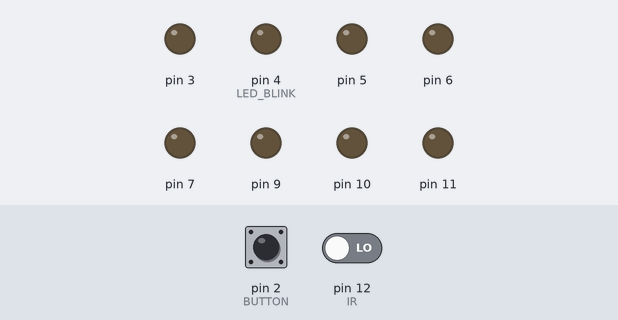
Bench run of a sketch on a simulated Arduino Uno, built with avr-gcc and run on an emulated ATmega328P. Shown: output pins drawn as LEDs (lit = HIGH). Dashed ring = blinking. The inputs (shaded band) are chosen by the test bench; at power-on: pin 12 (IR) LOW, pin 2 (BUTTON) HIGH. Random numbers use the default seed unless the sketch sets one.

Above: at 1.4 s.
1.5 s: pin 12 (IR) driven HIGH
At 4.1 s:
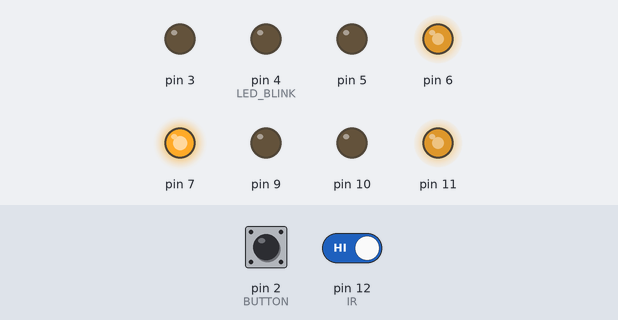
4.5 s: pin 2 (BUTTON) pulled LOW for 0.15 s
At 4.77 s:
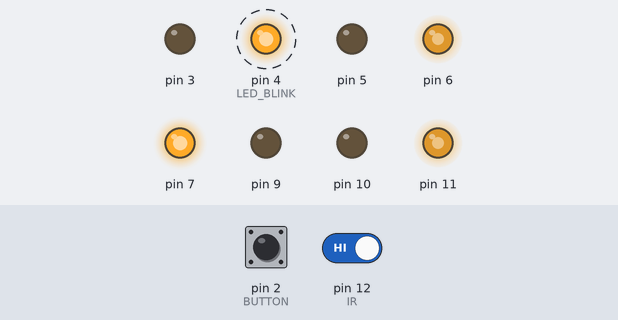
6.3 s: pin 2 (BUTTON) pulled LOW for 1 s
At 9.1 s:
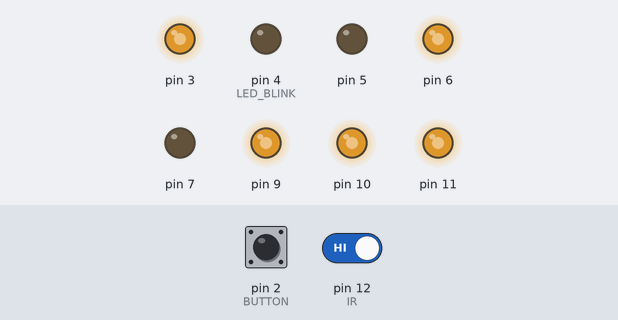
9.3 s: pin 2 (BUTTON) pulled LOW for 0.15 s
At 12.08 s:
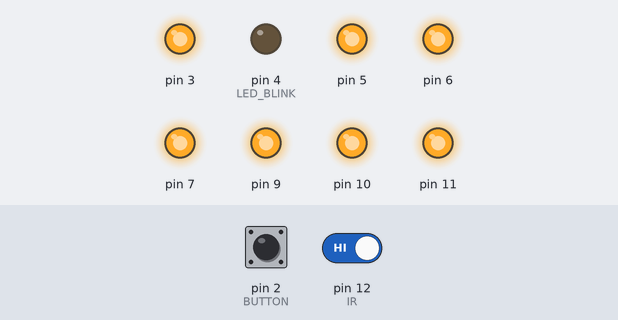
12.3 s: pin 2 (BUTTON) pulled LOW for 3.2 s
At 15.4 s:
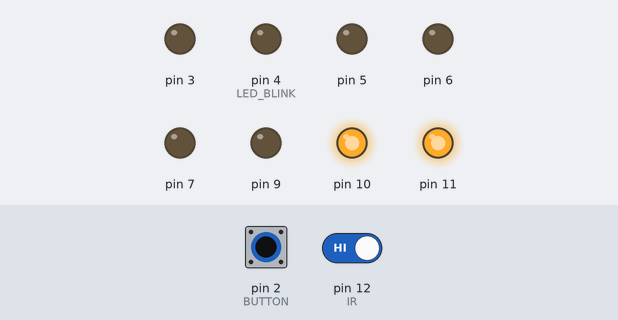
17.0 s: pin 2 (BUTTON) pulled LOW for 0.15 s
At 20.3 s:
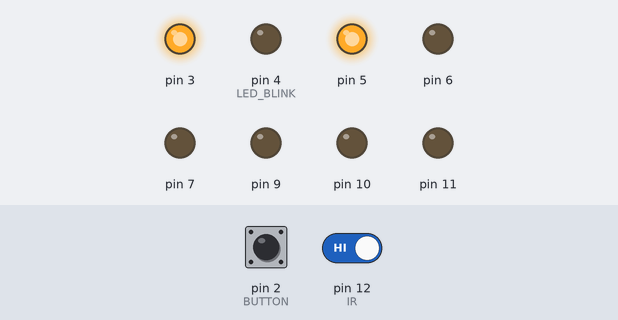
Timing chart, 0 to 21.0 s (numbered marks = the images above; inputs shaded):
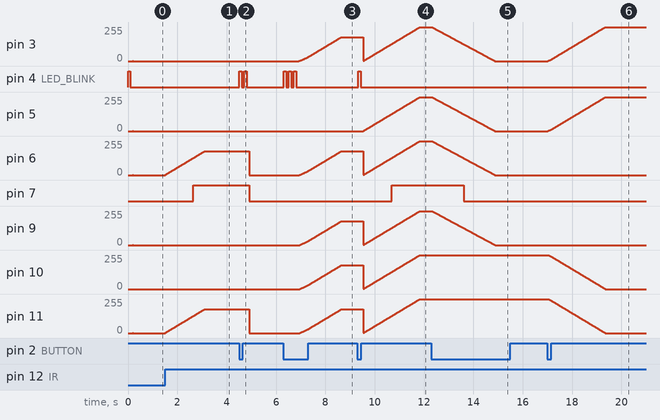

The sketch:

olin_dom.ino
```cpp
#include "OneRled.h"
#include "ArOneLed.h"
#include "OneLed.h"

/*
ÆÅËÒÛÉ ôèîëåòîâûé - êíîïêà	D2
îðààíæåâûé êîð. - íàä êíîïêîé - 4 D4
îðàíæåâûé çåëåíûé 1 ýò. õîë D3
êðàñíûé ôèîëåòîâûé 1 ýòàæ 2 D5
îðàíæåâûé ñèíèé 2 ýòàæ ìàë. êîìí. D6
æåëòûé êîðè÷íåâûé 2 ýòàæ áîëø. êîìí. 1 D7
æåëòûé ñèíèé 2 ýòàæ áîë. êîìí. 2 D9
÷åðíûé çåëåíûé è ÷åðíûé ôèîëåòîâûé êðûëüöî D10, D11
IR D12
*/
#define T_IBLINK 100
#define LED_BLINK 4

const int MAX_LED{ 7 };
const int BUTTON{ 2 };
const int IR{ 12 };

volatile bool flag;
bool stsLedTest{ 0 };
enum class StateHome { OFF, IR, MANUAL, AUTO, COUNT };
StateHome stateHome{ StateHome::IR };
bool irStat{};	// ñîñòîÿíèå â ðåæèìå IR

const int arPins[MAX_LED]{ 3, 5, 6, 7, 9, 10, 11 };
ArOneLed arOneLed(static_cast<const int*>(arPins), MAX_LED);

int sizeAr{};			//ðàçìåð ìàññèâà ðó÷íûõ ðåæèìîâ
int nPosArray{};		//íîìåð ïîçèöèè â ìàññèâå

int nIBlink{};

int arModeManual[][MAX_LED]{
	{255, 255, 255, 255, 255, 255, 255},
	{0, 0, 0, 0, 0, 255, 255},
	{255, 255, 0, 0, 0, 0, 0},
	{255, 0, 255, 0, 0, 0, 0},
	{0, 255, 0, 255, 255, 0, 0},
	{0, 0, 255, 0, 255, 0, 0},
	{0, 0, 80, 0, 80, 0, 0},
	{0, 0, 255, 0, 0, 0, 0},
	{100, 100, 0, 150, 150, 0, 0},
	{0, 0, 255, 255, 0, 100, 100},
};

Timer timerIr(240000);
//***********************************
void press_button()
{
	static unsigned long millis_prev;
	if (millis() - 100 > millis_prev)
		flag = 1;
	millis_prev = millis();
}
//***************************************************************
void iBlink(int nBlink) {
	nBlink *= 2;
	for (; nBlink--;) {
		digitalWrite(LED_BLINK, nBlink % 2);
		delay(T_IBLINK);
	}
	digitalWrite(LED_BLINK, LOW);
}
//******************************************
void setup() {
//	Serial.begin(9600);
	sizeAr = sizeof(arModeManual) / sizeof(arModeManual[0]);	//÷èñëî ðó÷íûõ ðåæèìîâ
	pinMode(IR, INPUT);
	pinMode(BUTTON, INPUT);
	pinMode(LED_BLINK, OUTPUT);
	iBlink(1);
	arOneLed.setRandom();
	attachInterrupt(digitalPinToInterrupt(2), press_button, LOW);
}
//***************************************************************
void loop() {
	if (flag) {
		flag = 0;
		switch (stateHome) {
		case StateHome::OFF:
			stateHome = StateHome::AUTO;
			arOneLed.setRandom();
			iBlink(3);
			break;
		case StateHome::AUTO:
			stateHome = StateHome::MANUAL;
			nPosArray = 0;
			arOneLed.setStatic();
			arOneLed.setDims(arModeManual[nPosArray]);
			iBlink(1);
			break;
		case StateHome::MANUAL:
			if (nPosArray == sizeAr-1) {
				nPosArray = 0;
				stateHome = StateHome::IR;
				arOneLed.setRandom();
				timerIr.setTimer();
				irStat = true;
				iBlink(3);
			}
			else {
				arOneLed.setDims(arModeManual[++nPosArray]);
			}
			break;
		case StateHome::IR:
			stateHome = StateHome::OFF;
			arOneLed.setStatic();
			iBlink(2);
			arOneLed.setOFF();
			break;
		}
	}

	if (stateHome == StateHome::IR) {
		if (timerIr.getTimer()) {
			if (digitalRead(IR)) {
				if (!irStat) {				//íàõîäèìñÿ â ðåæèìå IR
					arOneLed.setRandom();	//??????????????????????????
					irStat = true;
				}
				timerIr.setTimer();
			}
			else {
				irStat = false;
				arOneLed.setOFF();
			}

		}
	}
	arOneLed.cycle();
}
```

ArOneLed.cpp
```cpp
// Êëàññ óïðàâëÿåò ìàññèâîì ñâåòîäèîäîâ
#include "ArOneLed.h"
#include "OneRled.h"

//****************************************************
ArOneLed::ArOneLed(const int* arp, const int n):arP(arp), nPins(n) {
	ar = new OneLed * [nPins];
	init();
}
//****************************************************
void ArOneLed::init() {
	for (int i = 0; i < nPins; ++i) {
		ar[i] = new OneLed(arP[i]);
	}
}
//****************************************************
void ArOneLed::setDims(int* arDims) {
	for (int i{}; i < nPins; ++i) {
		ar[i]->setDim(arDims[i]);
	}
	Serial.println("-----------------------------");
}
//****************************************************
void ArOneLed::setON() {
	for (int i{}; i < nPins; ++i) {
		ar[i]->setStat(StatLed::ON);
	}
}
//****************************************************
void ArOneLed::setOFF() {
	for (int i{}; i < nPins; ++i) {
		ar[i]->setStat(StatLed::OFF);
	}
}
//****************************************************
void ArOneLed::setBlink() {
	for (int i{}; i < nPins; ++i) {
		ar[i]->setStat(StatLed::BLINK);
	}
}
//****************************************************
void ArOneLed::setStatic() {
	delArray();
	init();
}
//****************************************************
void ArOneLed::delArray() {
	for (int i{}; i < nPins; ++i)
		delete ar[i];
}
//****************************************************
void ArOneLed::setRandom() {
	for (int i{}; i < nPins; ++i) {
		delete ar[i];
		ar[i] = new OneRled(arP[i]);
	}
}
//****************************************************
void ArOneLed::cycle() {
	for (int i{}; i < nPins; ++i) {
		ar[i]->cycle();
	}
}
```

ArOneLed.h
```cpp
// ArOneLed.h

#ifndef _ARONELED_h
#define _ARONELED_h
#include "OneLed.h"

#if defined(ARDUINO) && ARDUINO >= 100
	#include "arduino.h"
#else
	#include "WProgram.h"
#endif

class ArOneLed
{
	const int* arP{};
	const int nPins{};
	bool on{ true };
	OneLed** ar;
public:
	ArOneLed( const int* arp, const int n);
	void init();
	void delArray();
	void setDims(int* arMode);
	void setON();
	void setOFF();
	void setBlink();
	void setRandom();
	void setStatic();	//âûõîä èç ðåæèìà Random
	void cycle();
};

#endif
```

OneLed.cpp
```cpp
//
//
//

#include "OneLed.h"
#define MAX_LEVEL 255

//*************************************************
//óïðàâëåíèå äèìåðîì
void OneLed::setDim(int l) {
	levelDim = l;
//	Serial.println(levelDim);
}
//*********************************************
void OneLed::setStat(StatLed stat) {
	statLed = stat;
	switch (statLed) {
		case StatLed::OFF:levelDim = 0; break;
		case StatLed::BLINK:
		case StatLed::ON:levelDim = MAX_LEVEL; break;
		case StatLed::DIM:break;
	}
}
//*************************************
void OneLed::cycle() {
	if (level != levelDim) {
		if (getTimer()) {
			setTimer();
			level += (level < levelDim? 1: -1);
		}
	}
	analogWrite(pin, level);
}
```

OneLed.h
```cpp
// OneLed.h

#ifndef _ONELED_h
#define _ONELED_h
#include "Timer.h"

#if defined(ARDUINO) && ARDUINO >= 100
#include "arduino.h"
#else
	#include "WProgram.h"
#endif

enum class StatLed { OFF, ON, BLINK, DIM };

class OneLed:	public Timer
{
	const int pin;
	int level{ 0 };
	int levelDim{ 0 };
	StatLed statLed{ StatLed::OFF };
public:
	OneLed(int p): Timer(8), pin(p) { pinMode(pin, OUTPUT); }
	int getPin() { return pin; }
	void setStat(StatLed stat);
	void setDim(int l);
	virtual void cycle();
};

#endif
```

OneRled.cpp
```cpp
//
//
//

#include "OneRled.h"

void OneRled::cycle()
{
	if (rTimer.getTimer()) {
		setDim(random(180) >60? 180: 0);
		rTimer.setTimer(random(2000, 10000));
	}
	OneLed::cycle();
}
```

OneRled.h
```cpp
// OneRled.h

#ifndef _ONERLED_h
#define _ONERLED_h
#include "OneLed.h"
#include "Timer.h"

#if defined(ARDUINO) && ARDUINO >= 100
	#include "arduino.h"
#else
	#include "WProgram.h"
#endif

class OneRled: public OneLed
{
 protected:
	 unsigned long dT{};
	 Timer rTimer;
 public:
	 OneRled(int p):OneLed(p){}
	 void cycle() override;
};
#endif
```

Timer.cpp
```cpp
#include "Timer.h"

//**********************************
void Timer::setTimer(unsigned long dt) {
	t = millis() + (dt == 0 ? dT : dt);
}
```

Timer.h
```cpp
#pragma once
#include<Arduino.h>

class Timer
{
	unsigned long t{ 0 };
	unsigned long dT{ 50 };	//âðåìÿ çàäåðæêè
public:
	Timer() {}
	Timer(unsigned long dt):dT(dt) {}
	bool getTimer() { return t < millis(); }
	void setTimer(unsigned long dt = 0);
	void setDt(unsigned long dt) { dT = dt; }
};
```

Measured:
- after the input at 1.5 s, pin 6, pin 11: moves from 0/255 to 180/255 over 1.6 s, starting at once; pin 7: LOW → HIGH after 1.1 s
- after the input at 4.5 s, pin 4 (LED_BLINK): alternates HIGH for 0.10 s and LOW for 0.10 s, 4 changes in all, then stays LOW, starting at once; pin 6, pin 11: 180/255 → 0/255 after 0.42 s
- after the input at 6.3 s, pin 3: moves from 0/255 to 180/255 over 1.7 s, starting after 0.63 s; pin 4 (LED_BLINK): alternates HIGH for 0.10 s and LOW for 0.10 s, 6 changes in all, then stays LOW, starting at once
- after the input at 9.3 s, pin 4 (LED_BLINK): LOW → HIGH at once, → LOW 0.10 s later; pin 7: LOW → HIGH after 1.4 s
- after the input at 12.3 s, pin 3, pin 5, pin 6, pin 9: moves from 255/255 to 0/255 over 2.6 s, starting at once; pin 7: HIGH → LOW after 1.3 s
- after the input at 17.0 s, pin 3, pin 5: moves from 0/255 to 255/255 over 2.3 s, starting at once; pin 10, pin 11: moves from 255/255 to 0/255 over 2.3 s, starting at once
